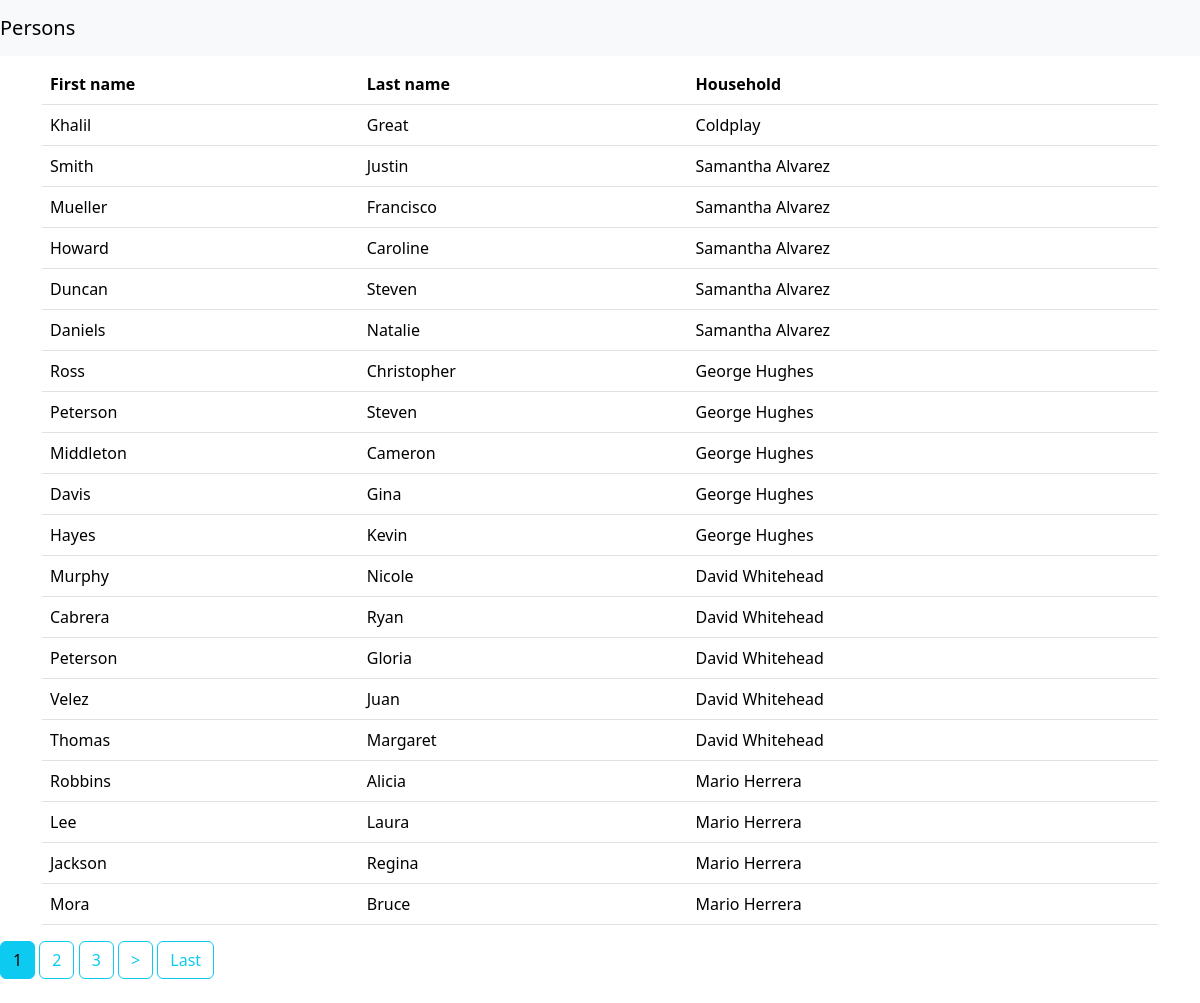
The app's page /persons/ with its own data.
### household/models.py (models this page shows, shortened)
class Person(models.Model):
    uuid = models.UUIDField(default=uuid.uuid4, editable=False)
    household = models.ForeignKey(Household, on_delete=models.CASCADE)
    first_name = models.CharField(max_length=200, help_text="First Name")
    last_name = models.CharField(max_length=200, help_text="Last Name")
    phone_number = models.CharField(max_length=255,blank=False, help_text="Phone Number")
    is_recipient = models.BooleanField()
    creation_date = models.DateTimeField(null=False, blank=False, default=timezone.now)
    created_by = models.ForeignKey(User, on_delete=models.CASCADE, related_name='person_created_by')
    last_modified_date = models.DateTimeField(null=False, blank=False, default=timezone.now)
    last_modified_by = models.ForeignKey(User, on_delete=models.CASCADE, related_name='person_last_modified_by')
    class Meta:
        verbose_name = "Person"
        verbose_name_plural = "Persons"

class Household(models.Model):
    office = models.ForeignKey(Office, on_delete=models.CASCADE)
    uuid = models.UUIDField(default=uuid.uuid4, editable=False)
    name = models.CharField(max_length=200, help_text="Household Name")
    location = models.ForeignKey(Location, on_delete=models.CASCADE)
    creation_date = models.DateTimeField(null=False, blank=False, default=timezone.now)
    created_by = models.ForeignKey(User, on_delete=models.CASCADE, related_name='household_created_by')
    last_modified_date = models.DateTimeField(null=False, blank=False, default=timezone.now)
    last_modified_by = models.ForeignKey(User, on_delete=models.CASCADE, related_name='household_last_modified_by')
    class Meta:
        verbose_name = "Household"
        verbose_name_plural = "Households"
    def __str__(self):
        return self.name

### household/views.py (the view)
# urls.py: path('persons/', PersonListView.as_view(), name='persons_list'),
class PersonListView(ListView):
    model = Person
    template_name = 'persons/index.html'
    context_object_name = 'persons'
    paginate_by = 20

### household/templates/persons/index.html (shortened to what this page needs)
{% extends "base.html" %}
{% block page_heading %}
    Persons
{% endblock page_heading %}
{% block content %}
<div>
    <table class="table">
        <thead class="thead-dark">
        <tr>
            <th scope="col">First name</th>
            <th scope="col">Last name</th>
            <th scope="col">Household</th>
        </tr>
        </thead>
        {% for person in persons %}
        <tbody>
        <tr>
            <td>{{ person.last_name }}</td>
            <td>{{ person.first_name }}</td>
            <td>{{ person.household }}</td>
        </tr>
        </tbody>
        {% endfor %}
    </table>
</div>
</div>
{% endblock content %}

### records on screen
Person: last_name "Khalil", first_name "Great", household "Coldplay"
Person: last_name "Smith", first_name "Justin", household "Samantha Alvarez"
Person: last_name "Mueller", first_name "Francisco", household "Samantha Alvarez"
Person: last_name "Howard", first_name "Caroline", household "Samantha Alvarez"
Person: last_name "Duncan", first_name "Steven", household "Samantha Alvarez"
Person: last_name "Daniels", first_name "Natalie", household "Samantha Alvarez"
Person: last_name "Ross", first_name "Christopher", household "George Hughes"
Person: last_name "Peterson", first_name "Steven", household "George Hughes"
Person: last_name "Middleton", first_name "Cameron", household "George Hughes"
Person: last_name "Davis", first_name "Gina", household "George Hughes"
Person: last_name "Hayes", first_name "Kevin", household "George Hughes"
Person: last_name "Murphy", first_name "Nicole", household "David Whitehead"
Person: last_name "Cabrera", first_name "Ryan", household "David Whitehead"
Person: last_name "Peterson", first_name "Gloria", household "David Whitehead"
Person: last_name "Velez", first_name "Juan", household "David Whitehead"
Person: last_name "Thomas", first_name "Margaret", household "David Whitehead"
Person: last_name "Robbins", first_name "Alicia", household "Mario Herrera"
Person: last_name "Lee", first_name "Laura", household "Mario Herrera"
Person: last_name "Jackson", first_name "Regina", household "Mario Herrera"
Person: last_name "Mora", first_name "Bruce", household "Mario Herrera"

### other values on screen
{{ num }} "1"
{{ num }} "2" "3"
